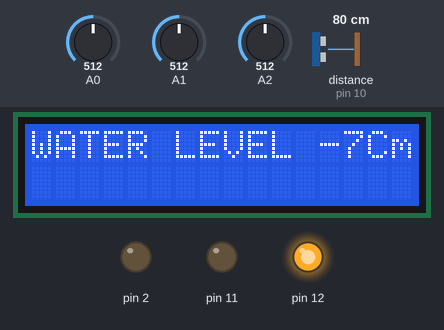
Bench run of a sketch on a simulated Arduino Uno, built with avr-gcc and run on an emulated ATmega328P. Parts: 16×2 character LCD, output pins drawn as LEDs (lit = HIGH). Wiring (inferred from the names in the program): ultrasonic range finder: trigger pin 9; echo pin 10. Inputs (shaded band) come from the test bench; at power-on: A0 = 512, A2 = 512, A1 = 512, distance to the obstacle (sensor on pin 10) 80 cm. The echo pulse lasts 58.3 µs per cm; pins used as bus, display or sensor lines are not drawn; what the sketch prints to the serial monitor is not drawn.

Above: at 1.2 s.
1.3 s: A0 set to 493
At 1.46 s:
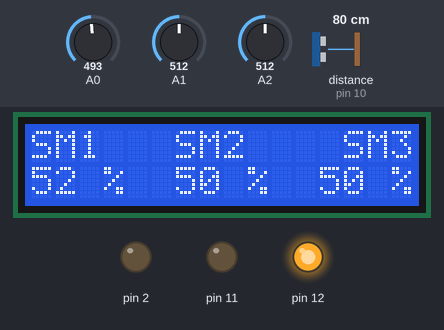
4.0 s: A2 set to 684
At 4.54 s:
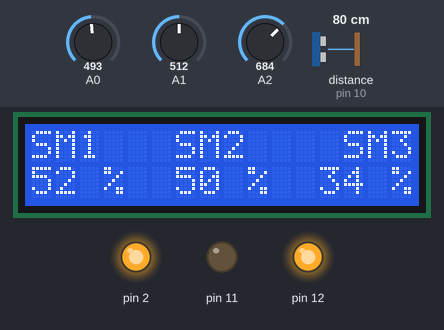
5.8 s: A2 set to 713
At 7.01 s:
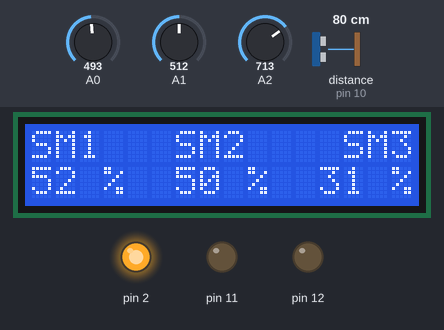
8.9 s: A1 set to 292
At 9.48 s:
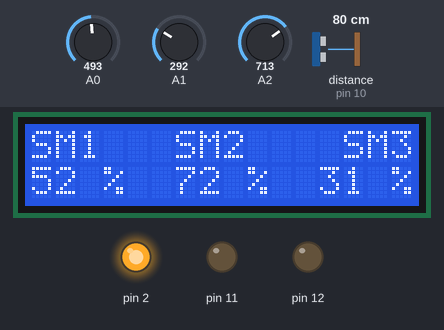
10.8 s: A1 set to 273
At 11.95 s:
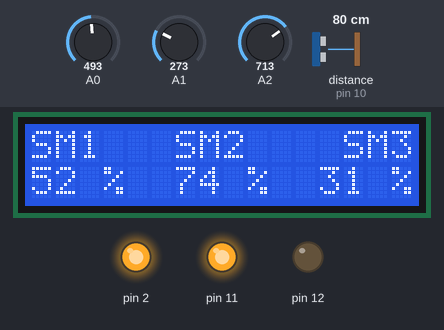
13.9 s: A0 set to 510
At 15.34 s:
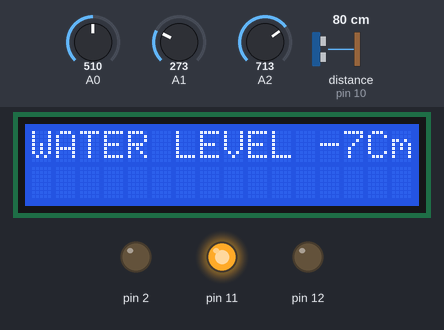
Timing chart, 0 to 16.9 s (numbered marks = the images above; inputs shaded):
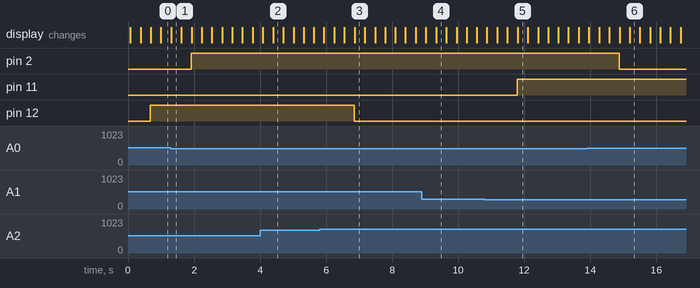

Measured:
- the behaviour switches between 501 and 500 on A0 (found by bisection; images 0 and 1)
- the behaviour switches between 700 and 701 on A2 (found by bisection; images 2 and 3)
- the behaviour switches between 281 and 280 on A1 (found by bisection; images 4 and 5)
- after the input at 1.3 s, pin 2: LOW → HIGH after 0.61 s; the display: changes at once (image 1)
- after the input at 4.0 s, the display: first differs from a run without the input after 0.40 s (image 2)
- after the input at 5.8 s, pin 12: HIGH → LOW after 1.1 s; the display: first differs from a run without the input after 0.45 s (image 3)
- after the input at 8.9 s, the display: first differs from a run without the input after 0.43 s (image 4)
- after the input at 10.8 s, pin 11: LOW → HIGH after 0.99 s; the display: first differs from a run without the input after 0.38 s (image 5)
- after the input at 13.9 s, pin 2: HIGH → LOW after 0.98 s; the display: first differs from a run without the input after 0.37 s (image 6 shows a later state)

The sketch:

moisture.ino
```cpp
const int trigPin = 9;
const int echoPin = 10;
long duration;
int distanceCm, distanceInch;

 #include <LiquidCrystal.h>

// initialize the library by associating any needed LCD interface pin
// with the arduino pin number it is connected to
const int rs =8 , en = 7, d4 = 3, d5 = 4, d6 = 5, d7 = 6;
LiquidCrystal lcd(rs, en, d4, d5, d6, d7);

 void setup() {
  // put your setup code here, to run once:

pinMode(A0, INPUT);
pinMode(A1, INPUT);
pinMode(A2, INPUT);
Serial.begin(9600);
pinMode(2, OUTPUT);
pinMode(11, OUTPUT);
pinMode(12, OUTPUT);
pinMode(trigPin, OUTPUT);
   pinMode(echoPin, INPUT);
   lcd.begin(16, 2);

}

void loop() {
  // put your main code here, to run repeatedly:

digitalWrite(trigPin, LOW);
   delayMicroseconds(2);
   digitalWrite(trigPin, HIGH);
   delayMicroseconds(10);
   digitalWrite(trigPin, LOW);
   duration = pulseIn(echoPin, HIGH);
   distanceCm= duration*0.034/2;
   distanceInch = duration*0.0133/2;
int soil_moisture = analogRead(A0);
int soil_moisture_2 = analogRead(A1);
int soil_moisture_3 = analogRead(A2);
Serial.print(soil_moisture);
Serial.print("      ");
Serial.print(soil_moisture_2);
Serial.print("      ");
Serial.println(soil_moisture_3);

int z= map(soil_moisture, 0, 1023, 100, 0);
int z_2= map(soil_moisture_2, 0, 1023, 100, 0);
int z_3= map(soil_moisture_3, 0, 1023, 100, 0);
//Serial.print(z);
//Serial.print(" %");
//Serial.print("   ");
 //Serial.print("Distance: ");
 int a = map(distanceCm, 0, 17, 20, 0);
   //Serial.print(distanceCm);
   //Serial.println(" Cm");
   lcd.clear();
   lcd.setCursor(0, 0);
    lcd.print("SM1");
    lcd.setCursor(0, 1);
   lcd.print(z);
   lcd.setCursor(3, 1);
   lcd.print("%");
    lcd.setCursor(6, 0);
    lcd.print("SM2");
    lcd.setCursor(6, 1);
   lcd.print(z_2);
   lcd.setCursor(9, 1);
   lcd.print("%");
    lcd.setCursor(13, 0);
    lcd.print("SM3");
    lcd.setCursor(12, 1);
   lcd.print(z_3);
   lcd.setCursor(15, 1);
   lcd.print("%");
   delay(300);
    lcd.clear();
   lcd.setCursor(0, 0);
   lcd.print("WATER LEVEL");
   lcd.setCursor(12, 0);
   lcd.print(a);
   lcd.setCursor(14, 0);
   lcd.print("Cm");
   delay(300);

if(soil_moisture>500)
{
  digitalWrite(2,LOW);
  }
  else
  {
    digitalWrite(2,HIGH);
  }
if(soil_moisture_2>280)
{
  digitalWrite(11,LOW);
  }
  else
  {
    digitalWrite(11,HIGH);
  }

  if(soil_moisture_3>700)
{
  digitalWrite(12,LOW);
  }
  else
  {
    digitalWrite(12,HIGH);
  }

}
```
